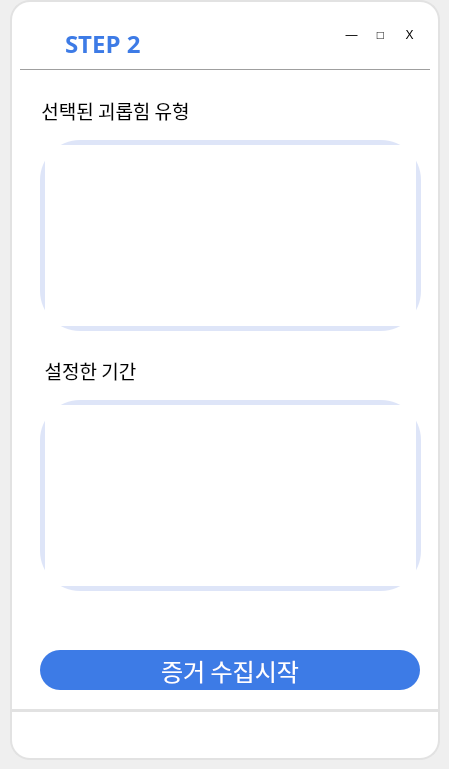
    <widget class="QWidget" name="page_3">
     <widget class="QLabel" name="label_23">
      <property name="geometry">
       <rect>
        <x>10</x>
        <y>710</y>
        <width>430</width>
        <height>50</height>
       </rect>
      </property>
      <property name="styleSheet">
       <string notr="true">background-color: white;
border-bottom-left-radius: 20px;
border-bottom-right-radius: 20px;
border: 2px solid #E2E2E2;</string>
      </property>
      <property name="text">
       <string/>
      </property>
     </widget>
     <widget class="QWidget" name="horizontalLayoutWidget_5">
      <property name="geometry">
       <rect>
        <x>340</x>
        <y>20</y>
        <width>81</width>
        <height>31</height>
       </rect>
      </property>
      <layout class="QHBoxLayout" name="horizontalLayout_8">
       <item>
        <widget class="QPushButton" name="minBtn_ready">
         <property name="styleSheet">
          <string notr="true">background-color: rgb(255,255,255);
border-radius: 8px;</string>
         </property>
         <property name="text">
          <string>―</string>
         </property>
        </widget>
       </item>
       <item>
        <widget class="QPushButton" name="maxBtn_ready">
         <property name="styleSheet">
          <string notr="true">background-color: rgb(255,255,255);
border-radius: 8px;</string>
         </property>
         <property name="text">
          <string>□</string>
         </property>
        </widget>
       </item>
       <item>
        <widget class="QPushButton" name="exitBtn_ready">
         <property name="styleSheet">
          <string notr="true">background-color: rgb(255,255,255);
border-radius: 8px;</string>
         </property>
         <property name="text">
          <string>X</string>
         </property>
        </widget>
       </item>
      </layout>
     </widget>
     <widget class="QLabel" name="label_14">
      <property name="geometry">
       <rect>
        <x>65</x>
        <y>29</y>
        <width>100</width>
        <height>30</height>
       </rect>
      </property>
      <property name="font">
       <font>
        <family>나눔스퀘어 Bold</family>
        <pointsize>18</pointsize>
        <weight>75</weight>
        <bold>true</bold>
       </font>
      </property>
      <property name="styleSheet">
       <string notr="true">color: #3D7BE6;</string>
      </property>
      <property name="text">
       <string>STEP 2</string>
      </property>
     </widget>
     <widget class="QLabel" name="label_27">
      <property name="geometry">
       <rect>
        <x>10</x>
        <y>0</y>
        <width>430</width>
        <height>711</height>
       </rect>
      </property>
      <property name="styleSheet">
       <string notr="true">background-color: rgb(255, 255, 255);
border-top-left-radius: 20px;
border-top-right-radius: 20px;
border: 2px solid #E2E2E2;</string>
      </property>
      <property name="text">
       <string/>
      </property>
     </widget>
     <widget class="QPushButton" name="backBtn_ready">
      <property name="geometry">
       <rect>
        <x>30</x>
        <y>30</y>
        <width>30</width>
        <height>30</height>
       </rect>
      </property>
      <property name="cursor">
       <cursorShape>PointingHandCursor</cursorShape>
      </property>
      <property name="styleSheet">
       <string notr="true">background-color: rgb(255,255,255);
border-radius: 8px;</string>
      </property>
      <property name="text">
       <string/>
      </property>
      <property name="icon">
       <iconset>
        <normaloff>icons8-back-48.png</normaloff>icons8-back-48.png</iconset>
      </property>
      <property name="iconSize">
       <size>
        <width>30</width>
        <height>30</height>
       </size>
      </property>
     </widget>
     <widget class="QWidget" name="horizontalLayoutWidget_6">
      <property name="geometry">
       <rect>
        <x>14</x>
        <y>713</y>
        <width>421</width>
        <height>41</height>
       </rect>
      </property>
      <layout class="QHBoxLayout" name="horizontalLayout_9">
       <item>
        <widget class="QPushButton" name="homeBtn_main_5">
         <property name="cursor">
          <cursorShape>PointingHandCursor</cursorShape>
         </property>
         <property name="styleSheet">
          <string notr="true">background-color: white;
border-radius: 8px;</string>
         </property>
         <property name="text">
          <string/>
         </property>
         <property name="icon">
          <iconset>
           <normaloff>icons8-home-50.png</normaloff>icons8-home-50.png</iconset>
         </property>
         <property name="iconSize">
          <size>
           <width>30</width>
           <height>30</height>
          </size>
         </property>
        </widget>
       </item>
       <item>
        <widget class="QPushButton" name="temp1Btn_main_5">
         <property name="cursor">
          <cursorShape>PointingHandCursor</cursorShape>
         </property>
         <property name="styleSheet">
          <string notr="true">background-color: white;
border-radius: 8px;</string>
         </property>
         <property name="text">
          <string/>
         </property>
         <property name="icon">
          <iconset>
           <normaloff>icons8-menu-30.png</normaloff>icons8-menu-30.png</iconset>
         </property>
         <property name="iconSize">
          <size>
           <width>30</width>
           <height>30</height>
          </size>
         </property>
        </widget>
       </item>
       <item>
        <widget class="QPushButton" name="temp2Btn_main_5">
         <property name="cursor">
          <cursorShape>PointingHandCursor</cursorShape>
         </property>
         <property name="styleSheet">
          <string notr="true">background-color: white;
border-radius: 8px;</string>
         </property>
         <property name="text">
          <string/>
         </property>
         <property name="icon">
          <iconset>
           <normaloff>icons8-download-50.png</normaloff>icons8-download-50.png</iconset>
         </property>
         <property name="iconSize">
          <size>
           <width>30</width>
           <height>30</height>
          </size>
         </property>
        </widget>
       </item>
       <item>
        <widget class="QPushButton" name="temp3Btn_main_5">
         <property name="cursor">
          <cursorShape>PointingHandCursor</cursorShape>
         </property>
         <property name="styleSheet">
          <string notr="true">background-color: white;
border-radius: 8px;</string>
         </property>
         <property name="text">
          <string/>
         </property>
         <property name="icon">
          <iconset>
           <normaloff>icons8-settings-50.png</normaloff>icons8-settings-50.png</iconset>
         </property>
         <property name="iconSize">
          <size>
           <width>30</width>
           <height>30</height>
          </size>
         </property>
        </widget>
       </item>
      </layout>
     </widget>
     <widget class="Line" name="line_4">
      <property name="geometry">
       <rect>
        <x>20</x>
        <y>60</y>
        <width>410</width>
        <height>20</height>
       </rect>
      </property>
      <property name="styleSheet">
       <string notr="true">color: #E2E2E2;</string>
      </property>
      <property name="orientation">
       <enum>Qt::Horizontal</enum>
      </property>
     </widget>
     <widget class="QLabel" name="label_62">
      <property name="geometry">
       <rect>
        <x>40</x>
        <y>350</y>
        <width>101</width>
        <height>41</height>
       </rect>
      </property>
      <property name="font">
       <font>
        <family>나눔스퀘어 Bold</family>
        <pointsize>14</pointsize>
       </font>
      </property>
      <property name="styleSheet">
       <string notr="true"/>
      </property>
      <property name="text">
       <string>설정한 기간</string>
      </property>
      <property name="alignment">
       <set>Qt::AlignCenter</set>
      </property>
     </widget>
     <widget class="QLabel" name="label_28">
      <property name="geometry">
       <rect>
        <x>40</x>
        <y>90</y>
        <width>151</width>
        <height>41</height>
       </rect>
      </property>
      <property name="font">
       <font>
        <family>나눔스퀘어 Bold</family>
        <pointsize>14</pointsize>
       </font>
      </property>
      <property name="styleSheet">
       <string notr="true"/>
      </property>
      <property name="text">
       <string>선택된 괴롭힘 유형</string>
      </property>
      <property name="alignment">
       <set>Qt::AlignCenter</set>
      </property>
     </widget>
     <widget class="QPushButton" name="extractBtn_ready">
      <property name="geometry">
       <rect>
        <x>40</x>
        <y>650</y>
        <width>380</width>
        <height>40</height>
       </rect>
      </property>
      <property name="font">
       <font>
        <family>나눔스퀘어 Bold</family>
        <pointsize>18</pointsize>
       </font>
      </property>
      <property name="cursor">
       <cursorShape>PointingHandCursor</cursorShape>
      </property>
      <property name="styleSheet">
       <string notr="true">color: white;
background-color: #3D7BE6;
border-radius: 20px;</string>
      </property>
      <property name="text">
       <string>증거 수집시작</string>
      </property>
     </widget>
     <widget class="QListWidget" name="listWidget_ready">
      <property name="geometry">
       <rect>
        <x>40</x>
        <y>140</y>
        <width>381</width>
        <height>191</height>
       </rect>
      </property>
      <property name="font">
       <font>
        <family>나눔스퀘어</family>
        <pointsize>12</pointsize>
       </font>
      </property>
      <property name="styleSheet">
       <string notr="true">border-radius: 40;
border: 5px solid #DEE5F8;</string>
      </property>
      <property name="editTriggers">
       <set>QAbstractItemView::NoEditTriggers</set>
      </property>
      <property name="resizeMode">
       <enum>QListView::Fixed</enum>
      </property>
      <property name="wordWrap">
       <bool>false</bool>
      </property>
     </widget>
     <widget class="QListWidget" name="datelistWidget_ready">
      <property name="geometry">
       <rect>
        <x>40</x>
        <y>400</y>
        <width>381</width>
        <height>191</height>
       </rect>
      </property>
      <property name="font">
       <font>
        <family>나눔스퀘어</family>
        <pointsize>12</pointsize>
       </font>
      </property>
      <property name="styleSheet">
       <string notr="true">border-radius: 40;
border: 5px solid #DEE5F8;</string>
      </property>
      <property name="editTriggers">
       <set>QAbstractItemView::NoEditTriggers</set>
      </property>
      <property name="resizeMode">
       <enum>QListView::Fixed</enum>
      </property>
      <property name="wordWrap">
       <bool>false</bool>
      </property>
     </widget>
     <zorder>label_27</zorder>
     <zorder>label_23</zorder>
     <zorder>horizontalLayoutWidget_5</zorder>
     <zorder>label_14</zorder>
     <zorder>backBtn_ready</zorder>
     <zorder>horizontalLayoutWidget_6</zorder>
     <zorder>line_4</zorder>
     <zorder>label_62</zorder>
     <zorder>label_28</zorder>
     <zorder>extractBtn_ready</zorder>
     <zorder>listWidget_ready</zorder>
     <zorder>datelistWidget_ready</zorder>
    </widget>
